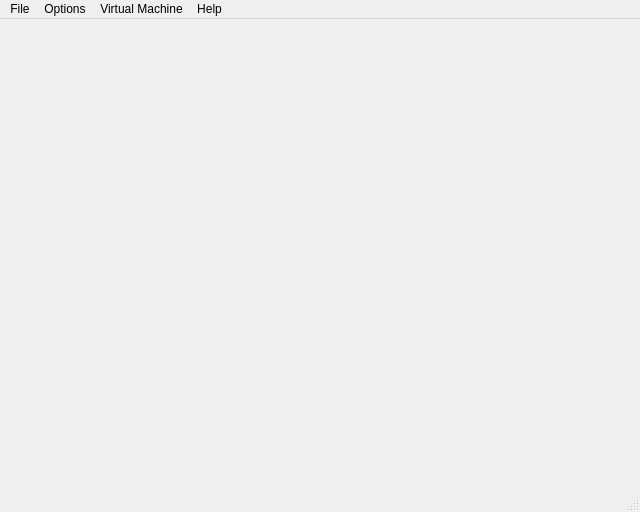
<?xml version="1.0" encoding="UTF-8"?>
<ui version="4.0">
 <class>MainWindow</class>
 <widget class="QMainWindow" name="MainWindow">
  <property name="geometry">
   <rect>
    <x>0</x>
    <y>0</y>
    <width>640</width>
    <height>512</height>
   </rect>
  </property>
  <property name="focusPolicy">
   <enum>Qt::ClickFocus</enum>
  </property>
  <property name="windowTitle">
   <string>Play!</string>
  </property>
  <property name="windowIcon">
   <iconset resource="resources.qrc">
    <normaloff>:/assets/app_icon.png</normaloff>:/assets/app_icon.png</iconset>
  </property>
  <widget class="QWidget" name="centralWidget">
   <layout class="QGridLayout" name="gridLayout">
    <property name="leftMargin">
     <number>0</number>
    </property>
    <property name="topMargin">
     <number>0</number>
    </property>
    <property name="rightMargin">
     <number>0</number>
    </property>
    <property name="bottomMargin">
     <number>0</number>
    </property>
   </layout>
  </widget>
  <widget class="QMenuBar" name="menuBar">
   <property name="geometry">
    <rect>
     <x>0</x>
     <y>0</y>
     <width>640</width>
     <height>19</height>
    </rect>
   </property>
   <widget class="QMenu" name="menuFor_The">
    <property name="title">
     <string>File</string>
    </property>
    <addaction name="actionOpen_Game"/>
    <addaction name="actionBoot_ELF"/>
    <addaction name="separator"/>
    <addaction name="actionExit"/>
   </widget>
   <widget class="QMenu" name="menuEdit">
    <property name="title">
     <string>Options</string>
    </property>
    <addaction name="actionSettings"/>
    <addaction name="actionMemory_Card_Manager"/>
    <addaction name="actionVFS_Manager"/>
    <addaction name="actionController_Manager"/>
   </widget>
   <widget class="QMenu" name="menuVirtualMachine">
    <property name="title">
     <string>Virtual Machine</string>
    </property>
    <widget class="QMenu" name="menuSave_States">
     <property name="title">
      <string>Save States</string>
     </property>
     <addaction name="action_save_Slot_1_Empty"/>
    </widget>
    <widget class="QMenu" name="menuLoad_States">
     <property name="title">
      <string>Load States</string>
     </property>
     <addaction name="actionLoad_Slot_1_Empty"/>
    </widget>
    <addaction name="menuSave_States"/>
    <addaction name="menuLoad_States"/>
    <addaction name="separator"/>
    <addaction name="actionPause_Resume"/>
    <addaction name="actionPause_when_focus_is_lost"/>
    <addaction name="actionReset"/>
    <addaction name="separator"/>
    <addaction name="actionCapture_Screen"/>
   </widget>
   <widget class="QMenu" name="menuHelp">
    <property name="title">
     <string>Help</string>
    </property>
    <addaction name="actionAbout"/>
   </widget>
   <addaction name="menuFor_The"/>
   <addaction name="menuEdit"/>
   <addaction name="menuVirtualMachine"/>
   <addaction name="menuHelp"/>
  </widget>
  <widget class="QStatusBar" name="statusBar"/>
  <action name="actionOpen_Game">
   <property name="text">
    <string>Boot Disk Image...</string>
   </property>
   <property name="toolTip">
    <string>Boot Disk Image...</string>
   </property>
   <property name="shortcut">
    <string>Ctrl+O</string>
   </property>
  </action>
  <action name="actionExit">
   <property name="text">
    <string>Exit</string>
   </property>
   <property name="shortcut">
    <string>Ctrl+Q</string>
   </property>
  </action>
  <action name="actionSettings">
   <property name="text">
    <string>Settings...</string>
   </property>
  </action>
  <action name="actionBoot_ELF">
   <property name="text">
    <string>Boot ELF...</string>
   </property>
   <property name="toolTip">
    <string>Boot ELF...</string>
   </property>
  </action>
  <action name="actionLoad_Slot_1_Empty">
   <property name="text">
    <string>Load Slot 1 - Empty</string>
   </property>
  </action>
  <action name="action_save_Slot_1_Empty">
   <property name="text">
    <string>Save Slot 1 - Empty</string>
   </property>
  </action>
  <action name="actionPause_Resume">
   <property name="text">
    <string>Pause/Resume</string>
   </property>
  </action>
  <action name="actionAbout">
   <property name="text">
    <string>About...</string>
   </property>
  </action>
  <action name="actionPause_when_focus_is_lost">
   <property name="checkable">
    <bool>true</bool>
   </property>
   <property name="text">
    <string>Pause When Focus Is Lost</string>
   </property>
  </action>
  <action name="actionReset">
   <property name="enabled">
    <bool>false</bool>
   </property>
   <property name="text">
    <string>Reset</string>
   </property>
  </action>
  <action name="actionMemory_Card_Manager">
   <property name="text">
    <string>Memory Card Manager...</string>
   </property>
  </action>
  <action name="actionVFS_Manager">
   <property name="text">
    <string>VFS Manager...</string>
   </property>
  </action>
  <action name="actionController_Manager">
   <property name="text">
    <string>Controller Manager...</string>
   </property>
  </action>
  <action name="actionCapture_Screen">
   <property name="text">
    <string>Capture Screen</string>
   </property>
  </action>
 </widget>
 <layoutdefault spacing="6" margin="11"/>
 <resources>
  <include location="resources.qrc"/>
 </resources>
 <connections/>
</ui>
